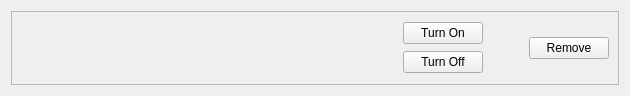
<?xml version="1.0" encoding="UTF-8"?>
<ui version="4.0">
 <class>DashboardCardSwitch</class>
 <widget class="QWidget" name="DashboardCardSwitch">
  <property name="geometry">
   <rect>
    <x>0</x>
    <y>0</y>
    <width>630</width>
    <height>96</height>
   </rect>
  </property>
  <property name="sizePolicy">
   <sizepolicy hsizetype="Preferred" vsizetype="Preferred">
    <horstretch>0</horstretch>
    <verstretch>0</verstretch>
   </sizepolicy>
  </property>
  <property name="windowTitle">
   <string>Form</string>
  </property>
  <layout class="QHBoxLayout" name="horizontalLayout_2">
   <item>
    <widget class="QFrame" name="frame">
     <property name="frameShape">
      <enum>QFrame::StyledPanel</enum>
     </property>
     <property name="frameShadow">
      <enum>QFrame::Raised</enum>
     </property>
     <layout class="QHBoxLayout" name="horizontalLayout" stretch="1,0,0,0">
      <item>
       <layout class="QVBoxLayout" name="verticalLayout">
        <item>
         <widget class="QLabel" name="topicName">
          <property name="text">
           <string/>
          </property>
         </widget>
        </item>
        <item>
         <widget class="QLabel" name="topicData">
          <property name="text">
           <string/>
          </property>
         </widget>
        </item>
       </layout>
      </item>
      <item>
       <layout class="QVBoxLayout" name="verticalLayout_2">
        <item>
         <widget class="QPushButton" name="turnOnButton">
          <property name="text">
           <string>Turn On</string>
          </property>
         </widget>
        </item>
        <item>
         <widget class="QPushButton" name="turnOffButton">
          <property name="text">
           <string>Turn Off</string>
          </property>
         </widget>
        </item>
       </layout>
      </item>
      <item>
       <spacer name="horizontalSpacer">
        <property name="orientation">
         <enum>Qt::Horizontal</enum>
        </property>
        <property name="sizeHint" stdset="0">
         <size>
          <width>40</width>
          <height>20</height>
         </size>
        </property>
       </spacer>
      </item>
      <item>
       <widget class="QPushButton" name="removeButton">
        <property name="text">
         <string>Remove</string>
        </property>
       </widget>
      </item>
     </layout>
    </widget>
   </item>
  </layout>
 </widget>
 <resources/>
 <connections/>
</ui>
